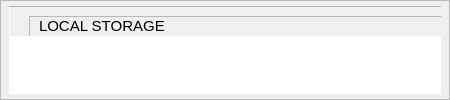
                                       <widget class="QFrame" name="discussion_frame">
                                        <property name="minimumSize">
                                         <size>
                                          <width>350</width>
                                          <height>0</height>
                                         </size>
                                        </property>
                                        <property name="maximumSize">
                                         <size>
                                          <width>450</width>
                                          <height>16777215</height>
                                         </size>
                                        </property>
                                        <property name="frameShape">
                                         <enum>QFrame::StyledPanel</enum>
                                        </property>
                                        <property name="frameShadow">
                                         <enum>QFrame::Raised</enum>
                                        </property>
                                        <layout class="QGridLayout" name="gridLayout_8">
                                         <property name="leftMargin">
                                          <number>8</number>
                                         </property>
                                         <property name="topMargin">
                                          <number>0</number>
                                         </property>
                                         <property name="rightMargin">
                                          <number>8</number>
                                         </property>
                                         <property name="bottomMargin">
                                          <number>0</number>
                                         </property>
                                         <property name="horizontalSpacing">
                                          <number>7</number>
                                         </property>
                                         <item row="0" column="0">
                                          <widget class="QFrame" name="dis_label_frame">
                                           <property name="frameShape">
                                            <enum>QFrame::NoFrame</enum>
                                           </property>
                                           <property name="frameShadow">
                                            <enum>QFrame::Raised</enum>
                                           </property>
                                           <property name="lineWidth">
                                            <number>1</number>
                                           </property>
                                           <layout class="QGridLayout" name="gridLayout_9">
                                            <property name="leftMargin">
                                             <number>0</number>
                                            </property>
                                            <property name="topMargin">
                                             <number>5</number>
                                            </property>
                                            <property name="rightMargin">
                                             <number>0</number>
                                            </property>
                                            <property name="bottomMargin">
                                             <number>5</number>
                                            </property>
                                            <item row="0" column="1">
                                             <widget class="QLabel" name="dis_label">
                                              <property name="font">
                                               <font>
                                                <family>Segoe UI</family>
                                                <pointsize>12</pointsize>
                                               </font>
                                              </property>
                                              <property name="text">
                                               <string>CHAT BOX</string>
                                              </property>
                                              <property name="alignment">
                                               <set>Qt::AlignCenter</set>
                                              </property>
                                             </widget>
                                            </item>
                                            <item row="0" column="0">
                                             <widget class="QFrame" name="frame_8">
                                              <property name="minimumSize">
                                               <size>
                                                <width>500</width>
                                                <height>0</height>
                                               </size>
                                              </property>
                                              <property name="frameShape">
                                               <enum>QFrame::StyledPanel</enum>
                                              </property>
                                              <property name="frameShadow">
                                               <enum>QFrame::Raised</enum>
                                              </property>
                                              <widget class="QFrame" name="frame_13">
                                               <property name="geometry">
                                                <rect>
                                                 <x>20</x>
                                                 <y>10</y>
                                                 <width>471</width>
                                                 <height>31</height>
                                                </rect>
                                               </property>
                                               <property name="frameShape">
                                                <enum>QFrame::StyledPanel</enum>
                                               </property>
                                               <property name="frameShadow">
                                                <enum>QFrame::Raised</enum>
                                               </property>
                                               <widget class="QLabel" name="input_label_4">
                                                <property name="geometry">
                                                 <rect>
                                                  <x>10</x>
                                                  <y>0</y>
                                                  <width>961</width>
                                                  <height>20</height>
                                                 </rect>
                                                </property>
                                                <property name="minimumSize">
                                                 <size>
                                                  <width>10</width>
                                                  <height>0</height>
                                                 </size>
                                                </property>
                                                <property name="font">
                                                 <font>
                                                  <family>Segoe UI</family>
                                                  <pointsize>11</pointsize>
                                                 </font>
                                                </property>
                                                <property name="layoutDirection">
                                                 <enum>Qt::LeftToRight</enum>
                                                </property>
                                                <property name="text">
                                                 <string>LOCAL STORAGE</string>
                                                </property>
                                                <property name="alignment">
                                                 <set>Qt::AlignLeading|Qt::AlignLeft|Qt::AlignVCenter</set>
                                                </property>
                                               </widget>
                                              </widget>
                                              <widget class="QTreeWidget" name="input_TreeWid_2">
                                               <property name="geometry">
                                                <rect>
                                                 <x>0</x>
                                                 <y>30</y>
                                                 <width>491</width>
                                                 <height>621</height>
                                                </rect>
                                               </property>
                                               <property name="minimumSize">
                                                <size>
                                                 <width>200</width>
                                                 <height>0</height>
                                                </size>
                                               </property>
                                               <property name="font">
                                                <font>
                                                 <pointsize>10</pointsize>
                                                </font>
                                               </property>
                                               <property name="styleSheet">
                                                <string notr="true">QTableWidget {	
	background-color: rgb(39, 44, 54);
	padding: 10px;
	border-radius: 5px;
	gridline-color: rgb(44, 49, 60);
	border-bottom: 1px solid rgb(44, 49, 60);
}
QTableWidget::item{
	border-top: 1px solid red;
	border-color: rgb(44, 49, 60);
	padding-left: 5px;
	padding-right: 5px;
	gridline-color: rgb(44, 49, 60);
}
QTableWidget::item:selected{
	background-color: rgb(85, 170, 255);
}
QScrollBar:horizontal {
    border: none;
    background: rgb(52, 59, 72);
    height: 14px;
    margin: 0px 21px 0 21px;
	border-radius: 0px;
}
 QScrollBar:vertical {
	border: none;
    background: rgb(52, 59, 72);
    width: 14px;
    margin: 21px 0 21px 0;
	border-radius: 0px;
 }
QHeaderView::section{
	Background-color: rgb(39, 44, 54);
	max-width: 30px;
	border: 1px solid rgb(44, 49, 60);
	border-style: none;
    border-bottom: 1px solid rgb(44, 49, 60);
    border-right: 1px solid rgb(44, 49, 60);
}
QTableWidget::horizontalHeader {	
	background-color: rgb(81, 255, 0);
}
QHeaderView::section:horizontal
{
    border: 1px solid rgb(32, 34, 42);
	background-color: rgb(27, 29, 35);
	padding: 3px;
	border-top-left-radius: 7px;
    border-top-right-radius: 7px;
}
QHeaderView::section:vertical
{
    border: 1px solid rgb(44, 49, 60);
}
</string>
                                               </property>
                                               <property name="frameShape">
                                                <enum>QFrame::NoFrame</enum>
                                               </property>
                                               <property name="frameShadow">
                                                <enum>QFrame::Sunken</enum>
                                               </property>
                                               <property name="horizontalScrollMode">
                                                <enum>QAbstractItemView::ScrollPerItem</enum>
                                               </property>
                                               <property name="columnCount">
                                                <number>0</number>
                                               </property>
                                               <attribute name="headerVisible">
                                                <bool>false</bool>
                                               </attribute>
                                               <attribute name="headerCascadingSectionResizes">
                                                <bool>false</bool>
                                               </attribute>
                                              </widget>
                                              <widget class="Line" name="line_15">
                                               <property name="geometry">
                                                <rect>
                                                 <x>-10</x>
                                                 <y>0</y>
                                                 <width>20</width>
                                                 <height>671</height>
                                                </rect>
                                               </property>
                                               <property name="orientation">
                                                <enum>Qt::Vertical</enum>
                                               </property>
                                              </widget>
                                             </widget>
                                            </item>
                                           </layout>
                                          </widget>
                                         </item>
                                        </layout>
                                       </widget>
